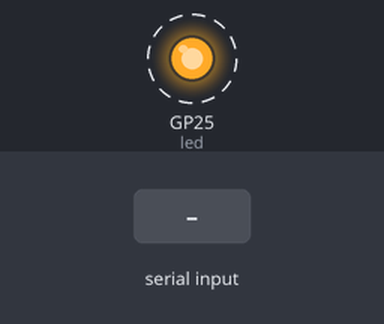
Recording of a program running on a simulated Raspberry Pi Pico running MicroPython. Shown: output pins drawn as LEDs (lit = HIGH). Dashed ring = blinking. The inputs (shaded band) are chosen by the test bench. What the program prints to the serial console is not drawn.

Above: at 1.2 s.
1.3 s: "1\n" received over the second serial link
Timing chart, 0 to 9.5 s (numbered marks = the images above; inputs shaded):
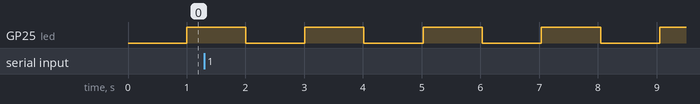

Measured:
- by itself, GP25 (led): alternates HIGH for 1.0 s and LOW for 1.0 s

The program:

10_bluetooth.py
```python
from machine import UART, Pin
import time


led = Pin(25, Pin.OUT)

uart = UART(
    0,                 # UART bus number: UART0 (Pico has UART0 and UART1)
    baudrate=9600,     # Communication speed: 9600 bits per second
    tx=Pin(0),         # TX (transmit) uses GPIO 0: sends data to HC-06 RXD
    rx=Pin(1)          # RX (receive) uses GPIO 1: receives data from HC-06 TXD
)


counter = 0

while True:

    counter += 1

    if counter % 100 == 0:
        led.toggle()
        if counter > 100000:
            counter = 0

        # write a message on the UART, which in this case goes to the HC-06
        uart.write(f"Hello from Pico! {counter}\n")


    # see if any fresh data has arrived on the UART buffer
    if uart.any():

        # read the newly arrived data from the buffer
        data = uart.read()

        print(data)


    time.sleep_ms(10)
```
